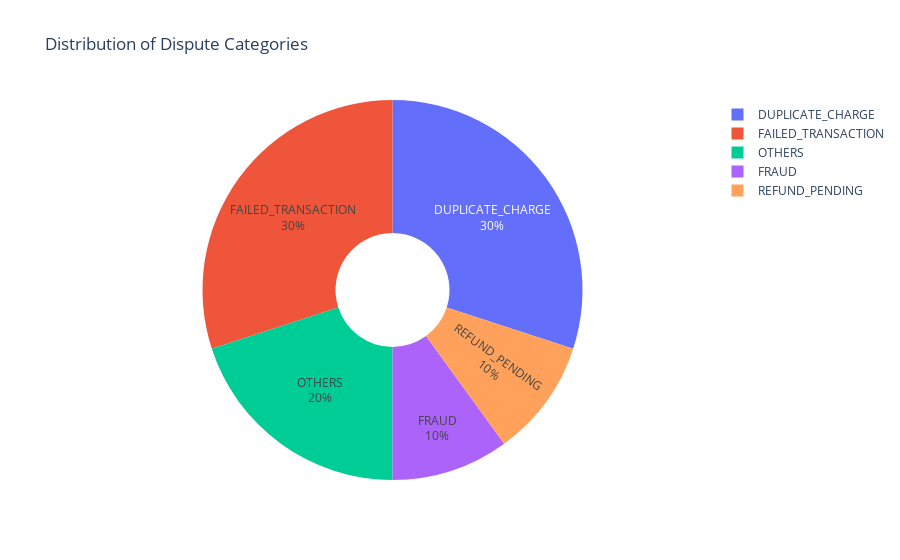

Notebook code for this chart:
### Markdown cell above
## 3. Dispute Distribution by Predicted Category

This pie chart provides a clear breakdown of all disputes by the predicted category. It's useful for understanding which types of issues are most common.

### Code cell
category_counts = df['predicted_category'].value_counts().reset_index()
category_counts.columns = ['category', 'count']

fig = px.pie(
    category_counts, 
    names='category', 
    values='count', 
    title='Distribution of Dispute Categories',
    hole=0.3
)

fig.update_traces(textposition='inside', textinfo='percent+label')
fig.show()

### Figure 1 — Plotly figure (JSON) as saved in the notebook; plotly's stock layout.template omitted (floating-point values rounded to 4 significant figures)
{"data": [{"domain": {"x": [0, 1], "y": [0, 1]}, "hole": 0.3, "hovertemplate": "category=%{label}<br>count=%{value}<extra></extra>", "labels": ["DUPLICATE_CHARGE", "FAILED_TRANSACTION", "OTHERS", "FRAUD", "REFUND_PENDING"], "legendgroup": "", "name": "", "showlegend": true, "textinfo": "percent+label", "textposition": "inside", "type": "pie", "values": [6, 6, 4, 2, 2]}], "layout": {"legend": {"tracegroupgap": 0}, "title": {"text": "Distribution of Dispute Categories"}}}
